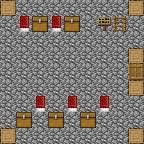

Tiled map render using the project's own tile images. Description and the map definition, with tile-layer contents summarised, below:
An orthogonal 9x9 tile map with 16x16 px tiles, 3 tile layers (Kachelebene 0 boden, Kachelebene 1, Kachelebene 2), 6 hidden layers not drawn.

<map version="1.0" orientation="orthogonal" width="9" height="9" tilewidth="16" tileheight="16">
 <tileset firstgid="1" name="BlockCSS" tilewidth="16" tileheight="16">
  <image source="mc_tileset.png" width="384" height="512" />
  <tile id="0">
   <properties>
    <property name="ID" value="3" />
   </properties>
  </tile>
 </tileset>
 <layer name="Kachelebene 0 boden" width="9" height="9">
  <data>[81 cells, 81 non-empty, 1 distinct tile ids]</data>
 </layer>
 <layer name="Kachelebene 1" width="9" height="9">
  <data>[81 cells, 43 non-empty, 6 distinct tile ids]</data>
 </layer>
 <layer name="Kachelebene 2" width="9" height="9">
  <data>[81 cells, 29 non-empty, 4 distinct tile ids]</data>
 </layer>
 <layer name="Kachelebene 3" width="9" height="9" visible="0">
  <data>[81 cells, 33 non-empty, 3 distinct tile ids]</data>
 </layer>
 <layer name="Kachelebene 4 oben" width="9" height="9" visible="0">
  <data>[81 cells, 81 non-empty, 3 distinct tile ids]</data>
 </layer>
 <layer name="Kachelebene 5" width="9" height="9" visible="0">
  <data>[81 cells, 43 non-empty, 5 distinct tile ids]</data>
 </layer>
 <layer name="Kachelebene 6" width="9" height="9" visible="0">
  <data>[81 cells, 28 non-empty, 3 distinct tile ids]</data>
 </layer>
 <layer name="Kachelebene 7" width="9" height="9" visible="0">
  <data>[81 cells, 33 non-empty, 3 distinct tile ids]</data>
 </layer>
 <layer name="Kachelebene 8 dach" width="9" height="9" visible="0">
  <data>[81 cells, 81 non-empty, 3 distinct tile ids]</data>
 </layer>
</map>